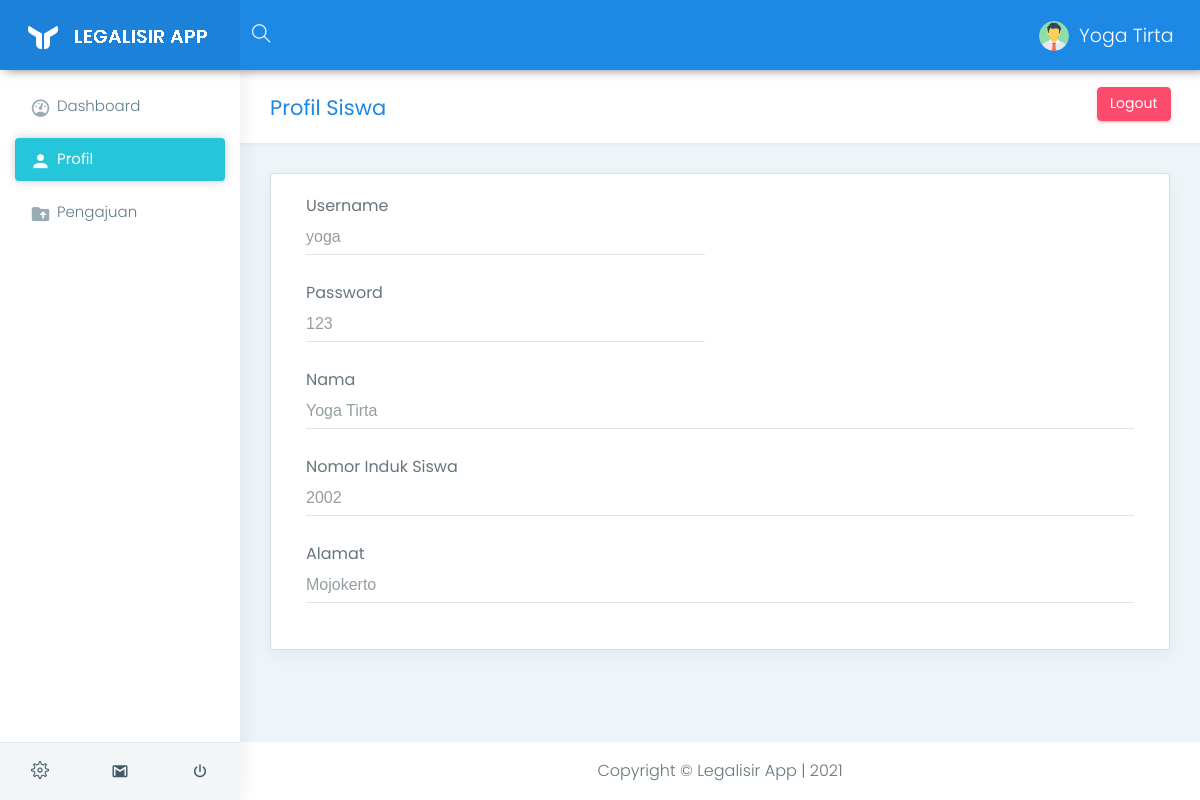
Screenshot of /siswa-profil.php?nis=2002 (signed in) with the database file from the repository.
### tables this page shows
CREATE TABLE `tbl_user` (
  `nis` int(11) NOT NULL,
  `username` varchar(100) NOT NULL,
  `password` varchar(255) NOT NULL,
  `nama` varchar(250) NOT NULL,
  `alamat` varchar(200) NOT NULL
);

### siswa-profil.php (the view, shortened to what this page needs)
<?php
$user = $_SESSION["logged_in_user"];
$namauser = $_SESSION["logged_in_nama"];
require 'functions.php';
$nis = $_GET['nis'];
$data = mysqli_query($koneksi, "SELECT * FROM tbl_user
WHERE nis = '$nis'");
$row = mysqli_fetch_assoc($data);
?>
<!DOCTYPE html>
<html lang="en">
<head>
    <link href="assets/plugins/bootstrap/css/bootstrap.min.css" rel="stylesheet">
    <link href="assets/plugins/chartist-js/dist/chartist.min.css" rel="stylesheet">
    <link href="assets/plugins/chartist-js/dist/chartist-init.css" rel="stylesheet">
    <link href="assets/plugins/chartist-plugin-tooltip-master/dist/chartist-plugin-tooltip.css" rel="stylesheet">
    <link href="assets/plugins/c3-master/c3.min.css" rel="stylesheet">
    <link href="css/style.css" rel="stylesheet">
    <link href="css/colors/blue.css" id="theme" rel="stylesheet">
    <link rel='stylesheet' href='https://cdn.jsdelivr.net/npm/sweetalert2@7.12.15/dist/sweetalert2.min.css'>
</head>
<body class="fix-header fix-sidebar card-no-border">
    <div id="main-wrapper">
        <header class="topbar">
            <nav class="navbar top-navbar navbar-toggleable-sm navbar-light">
                <div class="navbar-header">
                <a class="navbar-brand" href="#">
                        <b>
                            <img src="assets/images/logo-light-icon.png" alt="homepage" class="light-logo" />
                        </b>
                        <span>
                            <img src="assets/images/logo-light-text.png" class="light-logo" alt="homepage" />
                        </span>
                    </a>
                </div>
                <div class="navbar-collapse">
                    <ul class="navbar-nav mr-auto mt-md-0">
                        <li class="nav-item hidden-sm-down search-box"> <a class="nav-link hidden-sm-down text-muted waves-effect waves-dark" href="javascript:void(0)"><i class="ti-search"></i></a>
                        </li>
                    </ul>
                    <ul class="navbar-nav my-lg-0">
                        <li class="nav-item dropdown">
                            <a class="nav-link dropdown-toggle text-muted waves-effect waves-dark" href="" data-toggle="dropdown" aria-haspopup="true" aria-expanded="false"><img src="assets/images/users/user.png" alt="user" class="profile-pic m-r-10" /><?= $namauser?></a>
                        </li>
                    </ul>
                </div>
            </nav>
        </header>
        <aside class="left-sidebar">
            <div class="scroll-sidebar">
                <nav class="sidebar-nav">
                    <ul id="sidebarnav">
                        <li> <a class="waves-effect waves-dark" href="siswa-dashboard.php" aria-expanded="false"><i class="mdi mdi-gauge"></i><span class="hide-menu">Dashboard</span></a>
                        </li>
                        <li> <a class="waves-effect waves-dark" href="siswa-profil.php?nis=<?= $user?>" aria-expanded="false"><i class="mdi mdi-account"></i><span class="hide-menu">Profil</span></a>
                        </li>
                        <li> <a class="waves-effect waves-dark" href="siswa-pengajuan.php" aria-expanded="false"><i class="mdi mdi-folder-upload"></i><span class="hide-menu">Pengajuan</span></a>
                        </li>
                    </ul>
                </nav>
            </div>
            <div class="sidebar-footer">
                <a href="" class="link" data-toggle="tooltip" title="Settings"><i class="ti-settings"></i></a>
                <a href="" class="link" data-toggle="tooltip" title="Email"><i class="mdi mdi-gmail"></i></a>
                <a href="" class="link" data-toggle="tooltip" title="Logout"><i class="mdi mdi-power"></i></a>
            </div>
        </aside>
        <div class="page-wrapper">
            <div class="container-fluid">
                <div class="row page-titles">
                    <div class="col-md-5 col-8 align-self-center">
                        <h3 class="text-themecolor">Profil Siswa</h3>
                    </div>
                    <div class="col-md-7 col-4 align-self-center">
                        <a href="siswa-logout.php" class="btn waves-effect waves-light btn-danger pull-right hidden-sm-down">Logout</a>
                    </div>
                </div>
                <div class="row">
                    <div class="col-lg-12 col-xlg-9 col-md-7">
                        <div class="card">
                            <div class="card-block">
                                <form method="post" action="" enctype="multipart/form-data" class="form-horizontal form-material">
                                    <div class="form-group">
                                        <label class="col-md-6">Username</label>
                                        <div class="col-md-6">
                                            <input type="text" value="<?php echo $row['username'];?>" class="form-control form-control-line" readonly>
                                        </div>
                                    </div>
                                    <div class="form-group">
                                        <label class="col-md-6">Password</label>
                                        <div class="col-md-6">
                                            <input type="text" value="<?php echo $row['password'];?>" class="form-control form-control-line" readonly>
                                        </div>
                                    </div>
                                    <div class="form-group">
                                        <label class="col-md-12">Nama</label>
                                        <div class="col-md-12">
                                            <input type="text" value="<?php echo $row['nama'];?>" class="form-control form-control-line" readonly>
                                        </div>
                                    </div>
                                    <div class="form-group">
                                        <label class="col-md-12">Nomor Induk Siswa</label>
                                        <div class="col-md-12">
                                            <input type="text" value="<?php echo $row['nis'];?>" class="form-control form-control-line" readonly>
                                        </div>
                                    </div>
                                    <div class="form-group">
                                        <label class="col-md-12">Alamat</label>
                                        <div class="col-md-12">
                                            <input type="text" value="<?php echo $row['alamat'];?>" class="form-control form-control-line" readonly>
                                        </div>
                                    </div>
                                </form>
                            </div>
                        </div>
                    </div>
                </div>
            </div>
            <footer class="footer" style="text-align:center;"> Copyright &copy; Legalisir App | 2021 </footer>
        </div>
    </div>
</body>
</html>

### css/colors/blue.css (style rules this page uses)
.topbar { background: #1e88e5; }
.topbar .navbar-header { background: rgba(0, 0, 0, 0.05); }
.topbar .top-navbar .navbar-header .navbar-brand .light-logo { display: inline-block; color: rgba(255, 255, 255, 0.8); }
.topbar .navbar-light .navbar-nav .nav-item > a.nav-link { color: #ffffff !important; }
.text-themecolor { color: #1e88e5 !important; }
.sidebar-nav { background: #fff; }
.sidebar-nav ul li a { color: #607d8b; }
.sidebar-nav ul li a.active, .sidebar-nav ul li a:hover { color: #26c6da; }
.sidebar-nav ul li a.active { color: #263238; }
.sidebar-nav > ul > li.active > a, .sidebar-nav > ul > li.active:hover > a { color: #ffffff; background: #26c6da; }
.sidebar-nav > ul > li.active > a i, .sidebar-nav > ul > li.active:hover > a i { color: #ffffff; }
.sidebar-nav > ul > li.active > a:after, .sidebar-nav > ul > li.active:hover > a:after { border-color: #ffffff; }
.sidebar-nav > ul > li > a.active i, .sidebar-nav > ul > li > a:hover i { color: #26c6da; }
.sidebar-nav > ul > li > a i { color: #99abb4; }
.sidebar-nav > ul > li > a.active { font-weight: 400; background: #ffffff; color: #1e88e5; }
.card-no-border .sidebar-nav > ul > li > a.active { color: #ffffff; background: #26c6da; }
.card-no-border .sidebar-nav > ul > li > a.active i { color: #ffffff; }
.card-no-border .sidebar-nav > ul > li > a.active:after { border-color: #ffffff; }

### rows the page displays
tbl_user: username "yoga", password "123", nama "Yoga Tirta", nis "2002", alamat "Mojokerto"

### other values shown
$namauser "Yoga Tirta"
